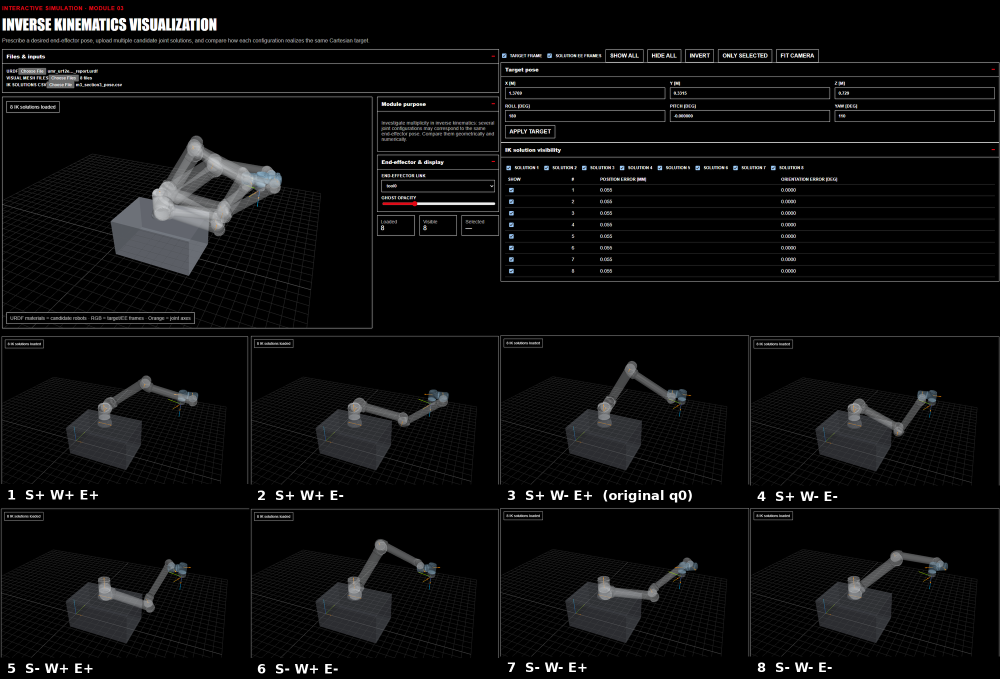
#> input picture results/figures/module3_ik_solutions.png, 2000 x 1358 px (shown at 1/2 size)
$ python add_megi_slides.py
#> lines starting #> are read from the running program, lines starting #| are printed output that depends on the picture
"""Megi's part of P6R_presentation.pptx: Analytical IK solver and Reachable-position maps.

Fills the empty slides 7-10 and inserts three more after them (7 slides in total, before "Path planning").
Content and numbers: results/Report_merged_v2.md, sections 3.1-3.9 and 4.1-4.4 (same numbers as Report_final).
Same look as Wenqian's slides: bold title kept, 12 pt subtitle at y = 0.98 in, Arial body, Arial 10 grey captions,
row-only table borders.

Run from the repo root:  python scripts/add_megi_slides.py [in.pptx] [out.pptx] [figures_dir]
"""
import copy
import sys
import tempfile
from pathlib import Path
from lxml import etree
from PIL import Image
from pptx import Presentation
from pptx.util import Inches, Pt
from pptx.enum.text import PP_ALIGN, MSO_ANCHOR
from pptx.dml.color import RGBColor

ROOT = Path(__file__).resolve().parent.parent
SRC = Path(sys.argv[1]) if len(sys.argv) > 1 else ROOT / "results" / "presentation" / "P6R_presentation.pptx"
OUT = Path(sys.argv[2]) if len(sys.argv) > 2 else SRC.with_name("P6R_presentation_with_Megi.pptx")
FIG = Path(sys.argv[3]) if len(sys.argv) > 3 else ROOT / "results" / "figures"
NS = "http://schemas.openxmlformats.org/drawingml/2006/main"
NO_STYLE = "{2D5ABB26-0587-4C30-8999-92F81FD0307C}"
GREY = "595959"
X0 = 0.62

# crops of the Module 3 screenshot: the 8 single-solution views
TMP = Path(tempfile.mkdtemp())
_m3 = Image.open(FIG / "module3_ik_solutions.png")
#> _m3 is the input picture: PIL image 2000x1358 RGB; mean R, G, B 12.6, 12.6, 12.9
_m3.crop((0, 672, 2000, 1358)).save(TMP / "m3_views.png")
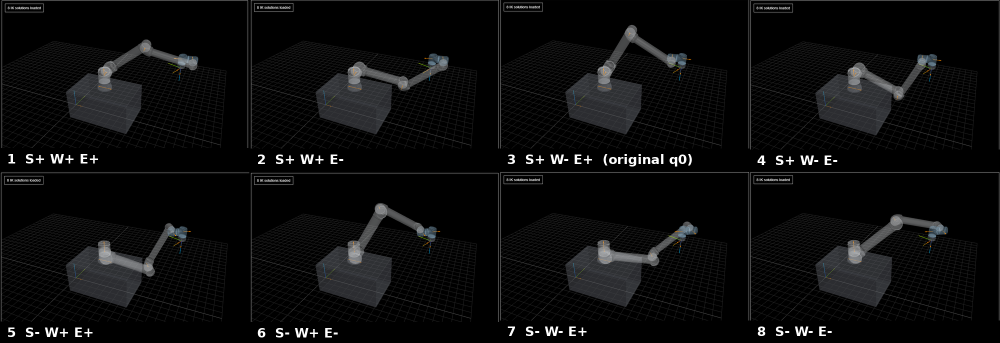
#> saved as m3_views.png: PIL image 2000x686 RGB (shown at 1/2 size); mean R, G, B 12.2, 12.4, 12.7


# ------------------------------------------------------------------ helpers
# [91 lines left out: functions set_cell, add_table, add_text, subtitle, picture, not called in this run]


def caption(slide, x, y, w, text):
    add_text(slide, "megi_caption", x, y, w, 0.22, [text], size=10, color=GREY)


def notes(slide, text):
    slide.notes_slide.notes_text_frame.text = text


# ------------------------------------------------------------------ deck layout
# 10 min talk, 5 min per student: Megi's part is 4 main slides (7-10, ~1:15 each). The detailed slides go to a
# backup section at the end of the deck, for the 10 min of questions.
#> (the run stopped early here; a loop or call above may not have finished)
